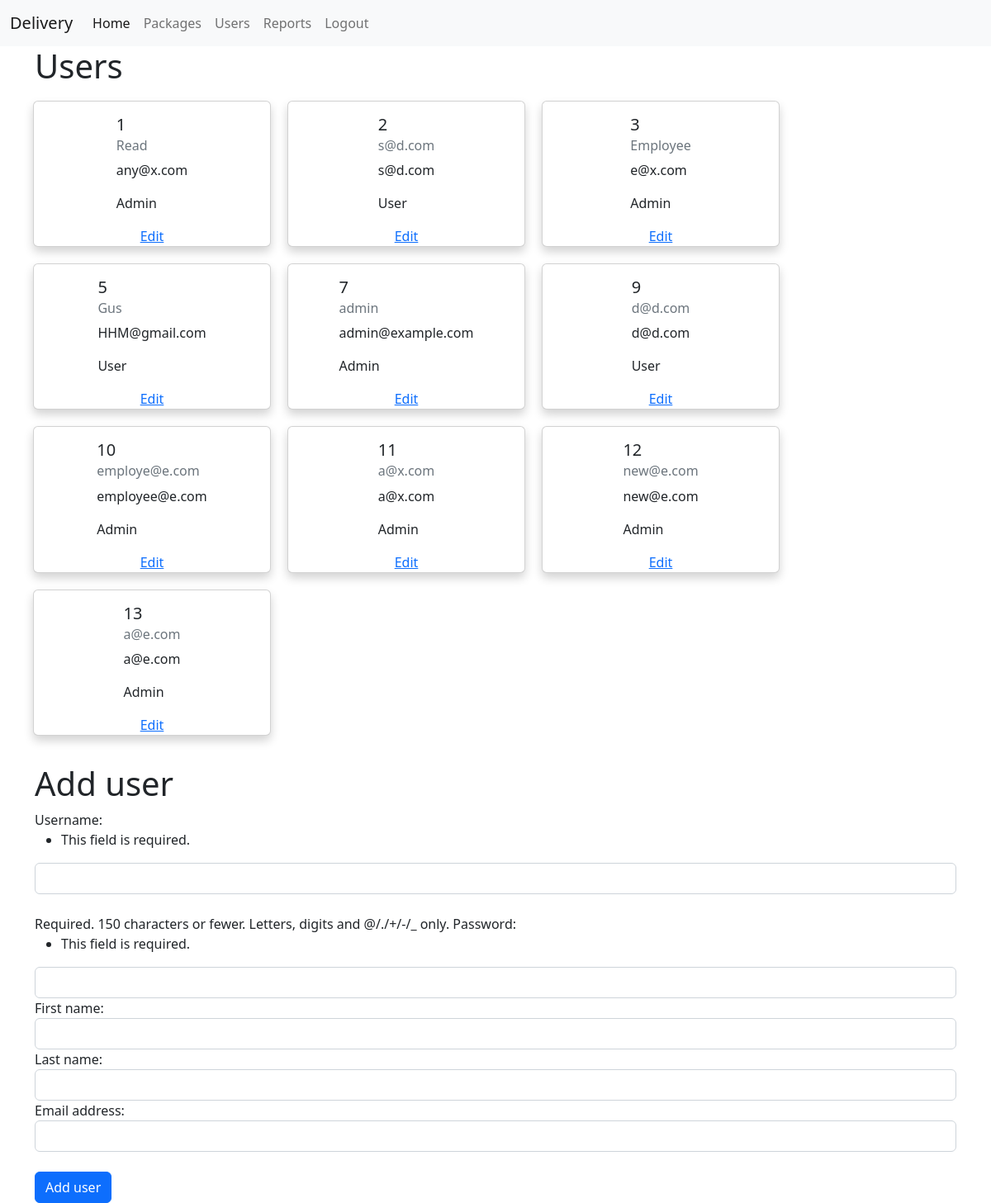
The page /users (signed in) on the database its author committed.
### Delivery/models.py (models this page shows)
class User(AbstractUser):
    pass

### Delivery/views.py (the view, shortened to what this page needs)
# urls.py: path("users", views.users, name="users"),
@staff_member_required
def users(request):
    users = User.objects.all()
    form = UserForm(request.POST)
    return render(request, 'Delivery/users.html', {
        "users": users,
        "form": form
    })

### Delivery/views.py
class UserForm(forms.ModelForm):
    class Meta:
        model = User
        fields = ['username', 'password', 'first_name', 'last_name', 'email']
        widgets = {
            'username': forms.TextInput(attrs={'class': 'form-control'}),
            'password': forms.PasswordInput(attrs={'class': 'form-control'}),
            'first_name': forms.TextInput(attrs={'class': 'form-control'}),
            'last_name': forms.TextInput(attrs={'class': 'form-control'}),
            'email': forms.TextInput(attrs={'class': 'form-control'}),
        }

### Delivery/templates/Delivery/users.html (shortened to what this page needs)
{% extends "Delivery/index.html" %}
{% block body %}
<div class="container">
    <div>
        <h1>Users</h1>
    </div>
    <div class="row">
        {% for user in users %}
        <div class="card col-sm-6" style="width: 18rem; margin: 10px;">
            <div class="card-body">
                <h5 class="card-title">{{user.id}}</h5>
                <h6 class="card-subtitle mb-2 text-muted">{{user.username}}</h6>
                <p class="card-text">{{user.email}}</p>
                {% if user.is_staff %}
                    <p class="card-text">Admin</p>
                {% else %}
                    <p class="card-text">User</p>
                {% endif %}
            </div>
            <a href="{% url 'user' user.id %}">Edit</a>
        </div>
    {% endfor %}
    </div>
</div>
<div class="container">
    <br>
    <h1>Add user</h1>
    <form action="" method="post">
        {{form}}
        <br>
        <button name="add" type="submit" class="btn btn-primary">Add user</button>
    </form>
</div>
{% endblock %}

### Delivery/static/Delivery/styles.css (style rules this page uses)
.card { display: flex; justify-content: center; align-items: center; width: 100%; margin: 0 auto; float: none; -webkit-box-shadow: 0 6px 12px rgba(0,0,0,.175); box-shadow: 0 6px 12px rgba(0,0,0,.175); -moz-tox-shadow: 0 6px 12px rgba(0,0,0,.175); }

### rows shown on the page
User: id "1", username "Read", email "any@x.com", is_staff "Admin"
User: id "2", username "s@d.com", email "s@d.com", is_staff "User"
User: id "3", username "Employee", email "e@x.com", is_staff "Admin"
User: id "5", username "Gus", email "HHM@gmail.com", is_staff "User"
User: id "7", username "admin", email "admin@example.com", is_staff "Admin"
User: id "9", username "d@d.com", email "d@d.com", is_staff "User"
User: id "10", username "employe@e.com", email "employee@e.com", is_staff "Admin"
User: id "11", username "a@x.com", email "a@x.com", is_staff "Admin"
User: id "12", username "new@e.com", email "new@e.com", is_staff "Admin"
User: id "13", username "a@e.com", email "a@e.com", is_staff "Admin"
